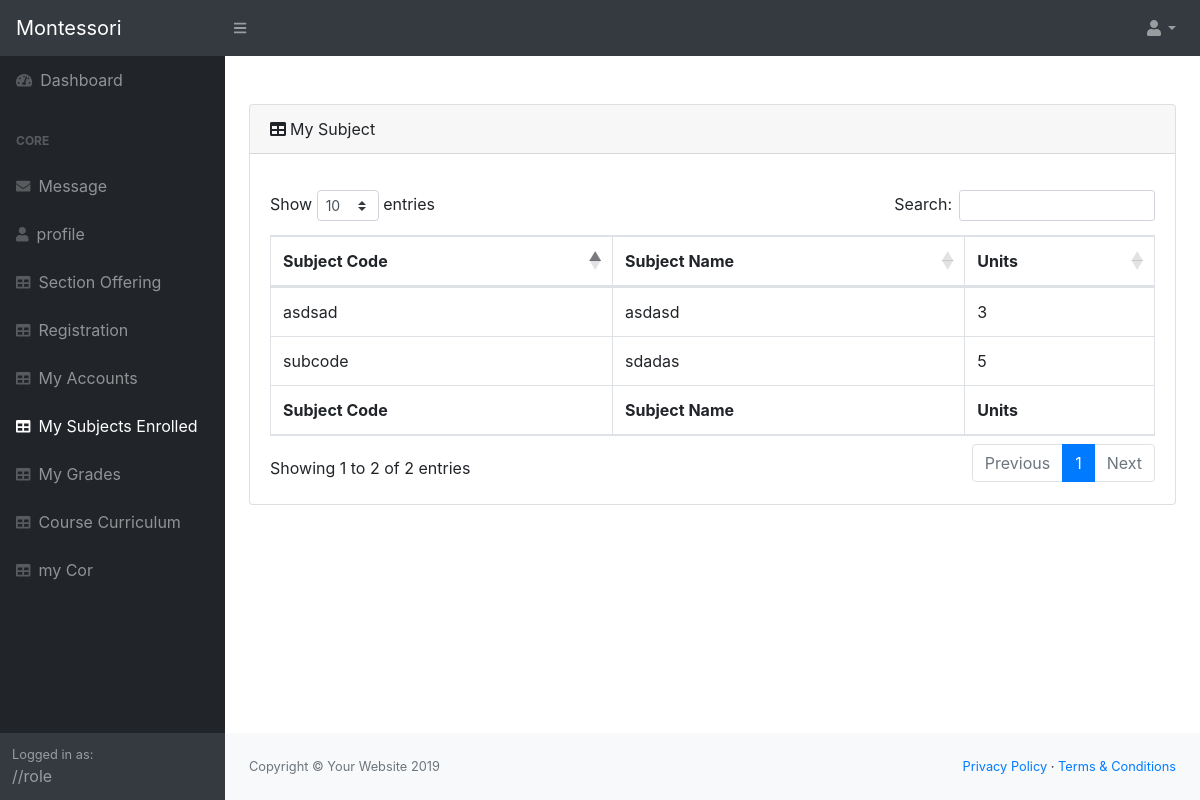
The app's page /system/pages/StudentSubjects.php (signed in) with its own data.
### tables this page shows
CREATE TABLE `subjectstbl` (
  `subject_id` int(11) NOT NULL,
  `subjectname` varchar(50) NOT NULL,
  `subjectcode` varchar(20) NOT NULL,
  `subject_units` int(11) NOT NULL,
  `subyr` int(11) NOT NULL,
  `semid` int(11) NOT NULL,
  `syid` int(11) NOT NULL,
  `course_id` int(11) NOT NULL
);

### system/pages/StudentSubjects.php (called while the page is built)
<?php
include('header.php');
include('navigation.php');
?>
<?php
include('Students/_mysubjects.php');
?>
<?php
include('footer.php');
?>

### system/pages/functions.php (called while the page is built, shortened)
<?php
$db = new DBController();
$subject = new Subject($db);

### system/pages/Students/_mysubjects.php (the view, shortened to what this page needs)
<?php
$sno =  $_SESSION['id'];
$studinfo = $studentsinfo->getDataSearch('sno', $sno);
if ($studinfo != null) {
    $subjectslist = $subject->getDataNotFresh($sno);
} else {
    $subjectslist = $subject->getDataFresh($sno);
}
?>
<main class="">
    <div class="container my-5">
        <div class="row">
            <div class="col-12 align-self-center">
                <div class="card mb-4">
                    <div class="card-header"><i class="fas fa-table mr-1"></i>My Subject
                    </div>
                    <div class="card-body">
                        <div class="table-responsive">
                            <table class="table table-bordered" id="dataTable" width="100%" cellspacing="0">
                                <thead>
                                    <tr>
                                        <th>Subject Code</th>
                                        <th>Subject Name</th>
                                        <th>Units</th>
                                    </tr>
                                </thead>
                                <tfoot>
                                    <tr>
                                        <th>Subject Code</th>
                                        <th>Subject Name</th>
                                        <th>Units</th>
                                    </tr>
                                </tfoot>
                                <tbody>
                                    <?php array_map(function ($sub) { ?>
                                        <tr>
                                            <td><?= $sub['subjectcode'] ?></td>
                                            <td><?= $sub['subjectname'] ?></td>
                                            <td><?= $sub['subject_units'] ?></td>
                                        </tr>
                                    <?php }, $subjectslist) ?>
                                </tbody>
                            </table>
                        </div>
                    </div>
                </div>
            </div>
        </div>
    </div>
</main>

### records on screen
subjectstbl: subjectcode "subcode", subjectname "sdadas", subject_units "5"
subjectstbl: subjectcode "asdsad", subjectname "asdasd", subject_units "3"
